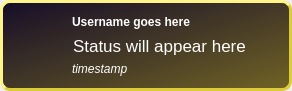
<?xml version="1.0" encoding="UTF-8"?>
<ui version="4.0">
 <class>StatusWidget</class>
 <widget class="QWidget" name="StatusWidget">
  <property name="geometry">
   <rect>
    <x>0</x>
    <y>0</y>
    <width>292</width>
    <height>91</height>
   </rect>
  </property>
  <property name="sizePolicy">
   <sizepolicy hsizetype="Preferred" vsizetype="Preferred">
    <horstretch>0</horstretch>
    <verstretch>0</verstretch>
   </sizepolicy>
  </property>
  <property name="windowTitle">
   <string>Form</string>
  </property>
  <property name="styleSheet">
   <string notr="true">QFrame { background-color: qlineargradient(spread:pad, x1:0, y1:0, x2:1, y2:1, stop:0 rgba(101, 93, 86, 255), stop:0.0150754 rgba(23, 14, 40, 255), stop:1 rgba(112, 99, 37, 255));
border-width: 3px;
border-style: outset;
border-color: rgb(219, 204, 56);;
border-radius: 10px}
QLabel { background-color: rgba(255, 255, 255, 0);
color: rgb(255, 255, 255);
border-width: 0px;
border-radius: 0px }
QTextBrowser { 
background-color: rgba(255, 255, 255, 0);
color: rgb(255, 255, 255);
border-width: 0px;
border-style: normal;
}</string>
  </property>
  <widget class="QFrame" name="frame">
   <property name="geometry">
    <rect>
     <x>0</x>
     <y>0</y>
     <width>292</width>
     <height>91</height>
    </rect>
   </property>
   <property name="sizePolicy">
    <sizepolicy hsizetype="Expanding" vsizetype="Expanding">
     <horstretch>0</horstretch>
     <verstretch>0</verstretch>
    </sizepolicy>
   </property>
   <property name="frameShape">
    <enum>QFrame::StyledPanel</enum>
   </property>
   <property name="frameShadow">
    <enum>QFrame::Raised</enum>
   </property>
   <widget class="QLabel" name="userImage">
    <property name="geometry">
     <rect>
      <x>10</x>
      <y>10</y>
      <width>48</width>
      <height>48</height>
     </rect>
    </property>
    <property name="sizePolicy">
     <sizepolicy hsizetype="Fixed" vsizetype="Fixed">
      <horstretch>0</horstretch>
      <verstretch>0</verstretch>
     </sizepolicy>
    </property>
    <property name="styleSheet">
     <string notr="true">QLabel { border-style: outset;
border-width: 0px;
border-radius: 0px}
</string>
    </property>
    <property name="text">
     <string notr="true"/>
    </property>
   </widget>
   <widget class="QLabel" name="userName">
    <property name="geometry">
     <rect>
      <x>72</x>
      <y>13</y>
      <width>200</width>
      <height>17</height>
     </rect>
    </property>
    <property name="styleSheet">
     <string notr="true">QLabel { font: bold }</string>
    </property>
    <property name="text">
     <string notr="true">Username goes here</string>
    </property>
    <property name="textInteractionFlags">
     <set>Qt::LinksAccessibleByMouse</set>
    </property>
   </widget>
   <widget class="StatusTextBrowser" name="userStatus">
    <property name="geometry">
     <rect>
      <x>69</x>
      <y>32</y>
      <width>200</width>
      <height>25</height>
     </rect>
    </property>
    <property name="palette">
     <palette>
      <active>
       <colorrole role="WindowText">
        <brush brushstyle="SolidPattern">
         <color alpha="255">
          <red>255</red>
          <green>255</green>
          <blue>255</blue>
         </color>
        </brush>
       </colorrole>
       <colorrole role="Button">
        <brush brushstyle="SolidPattern">
         <color alpha="0">
          <red>255</red>
          <green>255</green>
          <blue>255</blue>
         </color>
        </brush>
       </colorrole>
       <colorrole role="Text">
        <brush brushstyle="SolidPattern">
         <color alpha="255">
          <red>255</red>
          <green>255</green>
          <blue>255</blue>
         </color>
        </brush>
       </colorrole>
       <colorrole role="ButtonText">
        <brush brushstyle="SolidPattern">
         <color alpha="255">
          <red>255</red>
          <green>255</green>
          <blue>255</blue>
         </color>
        </brush>
       </colorrole>
       <colorrole role="Base">
        <brush brushstyle="NoBrush">
         <color alpha="255">
          <red>0</red>
          <green>0</green>
          <blue>0</blue>
         </color>
        </brush>
       </colorrole>
       <colorrole role="Window">
        <brush brushstyle="SolidPattern">
         <color alpha="0">
          <red>255</red>
          <green>255</green>
          <blue>255</blue>
         </color>
        </brush>
       </colorrole>
      </active>
      <inactive>
       <colorrole role="WindowText">
        <brush brushstyle="SolidPattern">
         <color alpha="255">
          <red>255</red>
          <green>255</green>
          <blue>255</blue>
         </color>
        </brush>
       </colorrole>
       <colorrole role="Button">
        <brush brushstyle="SolidPattern">
         <color alpha="0">
          <red>255</red>
          <green>255</green>
          <blue>255</blue>
         </color>
        </brush>
       </colorrole>
       <colorrole role="Text">
        <brush brushstyle="SolidPattern">
         <color alpha="255">
          <red>255</red>
          <green>255</green>
          <blue>255</blue>
         </color>
        </brush>
       </colorrole>
       <colorrole role="ButtonText">
        <brush brushstyle="SolidPattern">
         <color alpha="255">
          <red>255</red>
          <green>255</green>
          <blue>255</blue>
         </color>
        </brush>
       </colorrole>
       <colorrole role="Base">
        <brush brushstyle="NoBrush">
         <color alpha="255">
          <red>0</red>
          <green>0</green>
          <blue>0</blue>
         </color>
        </brush>
       </colorrole>
       <colorrole role="Window">
        <brush brushstyle="SolidPattern">
         <color alpha="0">
          <red>255</red>
          <green>255</green>
          <blue>255</blue>
         </color>
        </brush>
       </colorrole>
      </inactive>
      <disabled>
       <colorrole role="WindowText">
        <brush brushstyle="SolidPattern">
         <color alpha="255">
          <red>255</red>
          <green>255</green>
          <blue>255</blue>
         </color>
        </brush>
       </colorrole>
       <colorrole role="Button">
        <brush brushstyle="SolidPattern">
         <color alpha="0">
          <red>255</red>
          <green>255</green>
          <blue>255</blue>
         </color>
        </brush>
       </colorrole>
       <colorrole role="Text">
        <brush brushstyle="SolidPattern">
         <color alpha="255">
          <red>255</red>
          <green>255</green>
          <blue>255</blue>
         </color>
        </brush>
       </colorrole>
       <colorrole role="ButtonText">
        <brush brushstyle="SolidPattern">
         <color alpha="255">
          <red>255</red>
          <green>255</green>
          <blue>255</blue>
         </color>
        </brush>
       </colorrole>
       <colorrole role="Base">
        <brush brushstyle="NoBrush">
         <color alpha="255">
          <red>0</red>
          <green>0</green>
          <blue>0</blue>
         </color>
        </brush>
       </colorrole>
       <colorrole role="Window">
        <brush brushstyle="SolidPattern">
         <color alpha="0">
          <red>255</red>
          <green>255</green>
          <blue>255</blue>
         </color>
        </brush>
       </colorrole>
      </disabled>
     </palette>
    </property>
    <property name="frameShape">
     <enum>QFrame::NoFrame</enum>
    </property>
    <property name="verticalScrollBarPolicy">
     <enum>Qt::ScrollBarAlwaysOff</enum>
    </property>
    <property name="horizontalScrollBarPolicy">
     <enum>Qt::ScrollBarAlwaysOff</enum>
    </property>
    <property name="html">
     <string notr="true">&lt;!DOCTYPE HTML PUBLIC &quot;-//W3C//DTD HTML 4.0//EN&quot; &quot;http://www.w3.org/TR/REC-html40/strict.dtd&quot;&gt;
&lt;html&gt;&lt;head&gt;&lt;meta name=&quot;qrichtext&quot; content=&quot;1&quot; /&gt;&lt;style type=&quot;text/css&quot;&gt;
p, li { white-space: pre-wrap; }
&lt;/style&gt;&lt;/head&gt;&lt;body style=&quot; font-family:'Lucida Grande'; font-size:13pt; font-weight:400; font-style:normal;&quot;&gt;
&lt;p style=&quot; margin-top:0px; margin-bottom:0px; margin-left:0px; margin-right:0px; -qt-block-indent:0; text-indent:0px;&quot;&gt;Status will appear here&lt;/p&gt;&lt;/body&gt;&lt;/html&gt;</string>
    </property>
    <property name="textInteractionFlags">
     <set>Qt::LinksAccessibleByMouse|Qt::TextSelectableByMouse</set>
    </property>
    <property name="openExternalLinks">
     <bool>true</bool>
    </property>
   </widget>
   <widget class="QPushButton" name="replyDeleteButton">
    <property name="geometry">
     <rect>
      <x>26</x>
      <y>65</y>
      <width>16</width>
      <height>16</height>
     </rect>
    </property>
    <property name="sizePolicy">
     <sizepolicy hsizetype="Fixed" vsizetype="Fixed">
      <horstretch>0</horstretch>
      <verstretch>0</verstretch>
     </sizepolicy>
    </property>
    <property name="minimumSize">
     <size>
      <width>16</width>
      <height>16</height>
     </size>
    </property>
    <property name="maximumSize">
     <size>
      <width>16</width>
      <height>16</height>
     </size>
    </property>
    <property name="styleSheet">
     <string notr="true">QPushButton {
border: 1px;
background-color: rgba(255,255,255,0);
}
</string>
    </property>
    <property name="text">
     <string notr="true"/>
    </property>
    <property name="icon">
     <iconset resource="../res/resources.qrc">
      <normaloff>:/icons/cross_16.png</normaloff>:/icons/cross_16.png</iconset>
    </property>
    <property name="flat">
     <bool>true</bool>
    </property>
   </widget>
   <widget class="QLabel" name="timeStamp">
    <property name="geometry">
     <rect>
      <x>72</x>
      <y>60</y>
      <width>200</width>
      <height>18</height>
     </rect>
    </property>
    <property name="font">
     <font>
      <italic>true</italic>
     </font>
    </property>
    <property name="text">
     <string notr="true">timestamp</string>
    </property>
    <property name="openExternalLinks">
     <bool>true</bool>
    </property>
   </widget>
   <widget class="UserInfoButton" name="infoButton">
    <property name="geometry">
     <rect>
      <x>42</x>
      <y>65</y>
      <width>16</width>
      <height>16</height>
     </rect>
    </property>
    <property name="autoFillBackground">
     <bool>false</bool>
    </property>
    <property name="styleSheet">
     <string>QPushButton {
border: 1px;
background-color: rgba(255,255,255,0);
}
</string>
    </property>
    <property name="text">
     <string notr="true"/>
    </property>
    <property name="icon">
     <iconset resource="../res/resources.qrc">
      <normaloff>:/icons/questionmark_16.png</normaloff>:/icons/questionmark_16.png</iconset>
    </property>
    <property name="flat">
     <bool>true</bool>
    </property>
   </widget>
   <widget class="QPushButton" name="favoriteButton">
    <property name="geometry">
     <rect>
      <x>10</x>
      <y>65</y>
      <width>16</width>
      <height>16</height>
     </rect>
    </property>
    <property name="autoFillBackground">
     <bool>false</bool>
    </property>
    <property name="styleSheet">
     <string>QPushButton {
border: 1px;
background-color: rgba(255,255,255,0);
}
</string>
    </property>
    <property name="text">
     <string/>
    </property>
    <property name="icon">
     <iconset resource="../res/resources.qrc">
      <normaloff>:/icons/star_off_16.png</normaloff>:/icons/star_off_16.png</iconset>
    </property>
    <property name="flat">
     <bool>true</bool>
    </property>
   </widget>
  </widget>
 </widget>
 <customwidgets>
  <customwidget>
   <class>StatusTextBrowser</class>
   <extends>QTextBrowser</extends>
   <header>statustextbrowser.h</header>
  </customwidget>
  <customwidget>
   <class>UserInfoButton</class>
   <extends>QPushButton</extends>
   <header>userinfobutton.h</header>
  </customwidget>
 </customwidgets>
 <resources>
  <include location="../res/resources.qrc"/>
 </resources>
 <connections/>
</ui>
